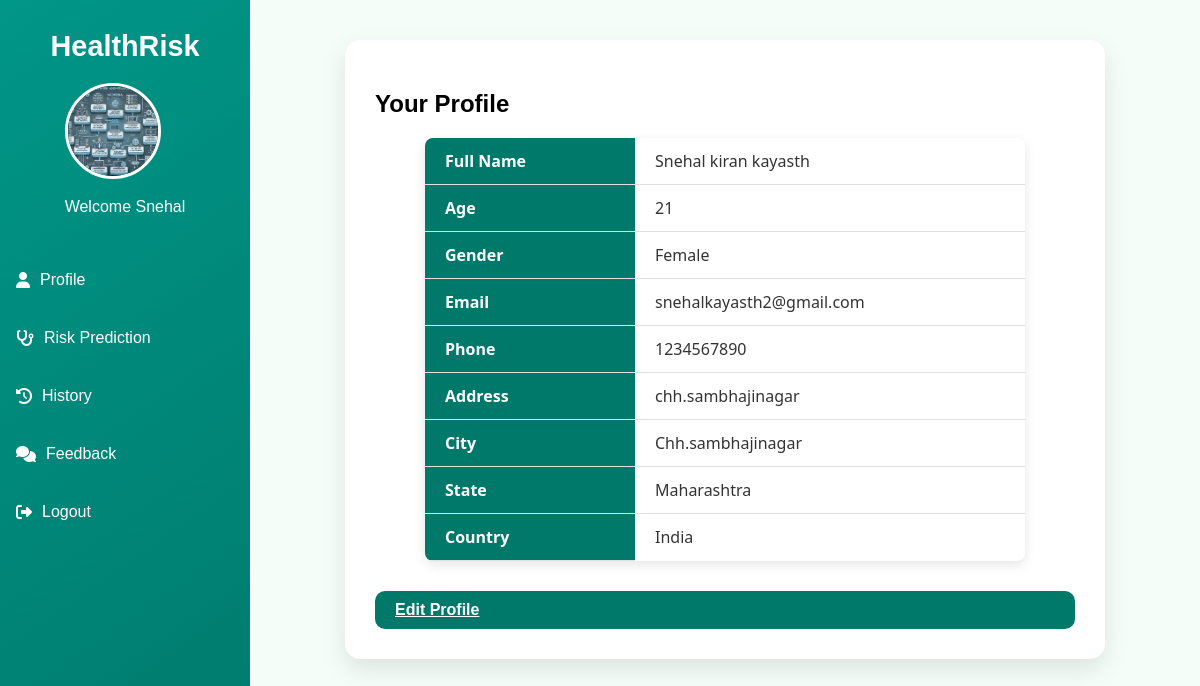
/profile (signed in), run on the app's committed database.
### tables this page shows
CREATE TABLE user_profiles (
    username TEXT PRIMARY KEY,
    full_name TEXT,
    age INTEGER,
    gender TEXT,
    email TEXT,
    phone TEXT,
    address TEXT,
    city TEXT,
    state TEXT,
    country TEXT,
    photo TEXT
);

### app.py (the view)
@app.route('/profile')
def profile():
    if 'user' not in session:
        return redirect(url_for('landing'))
    conn = sqlite3.connect('users.db')
    conn.row_factory = sqlite3.Row
    c = conn.cursor()
    c.execute("SELECT * FROM user_profiles WHERE username = ?", (session['user'],))
    row = c.fetchone()
    conn.close()
    return render_template('profile.html', profile_data=dict(row) if row else None, show_form=request.args.get('edit') == '1')

### templates/Profile.html (shortened to what this page needs)
<!DOCTYPE html>
<html lang="en">
<head>
  <link rel="stylesheet" href="https://cdnjs.cloudflare.com/ajax/libs/font-awesome/6.5.0/css/all.min.css">
</head>
<body>
<div class="container">
  <div class="sidebar">
    <div class="logo">HealthRisk</div>
    <div class="profile">
      {% set photo_path = url_for('static', filename='uploads/' + (profile_data['photo'] if profile_data and profile_data['photo'] else 'default.png')) %}
      <img src="{{ photo_path }}" alt="Profile" />
      <p>Welcome {{ session['user'] }}</p>
    </div>
    <div class="menu">
      <a href="/profile"><i class="fas fa-user"></i> Profile</a>
      <a href="/home"><i class="fas fa-stethoscope"></i> Risk Prediction</a>
      <a href="/history"><i class="fas fa-history"></i> History</a>
      <a href="/feedback"><i class="fas fa-comments"></i> Feedback</a>
      <a href="/logout"><i class="fas fa-sign-out-alt"></i> Logout</a>
    </div>
  </div>
 {% set has_profile = profile_data is defined and profile_data %}
<div class="main-content">
  <div class="form-container">
    {% if has_profile and not show_form %}
      <h2>Your Profile</h2>
      <table class="profile-table">
        <tbody>
          <tr><th>Full Name</th><td>{{ profile_data['full_name'] }}</td></tr>
          <tr><th>Age</th><td>{{ profile_data['age'] }}</td></tr>
          <tr><th>Gender</th><td>{{ profile_data['gender'] }}</td></tr>
          <tr><th>Email</th><td>{{ profile_data['email'] }}</td></tr>
          <tr><th>Phone</th><td>{{ profile_data['phone'] }}</td></tr>
          <tr><th>Address</th><td>{{ profile_data['address'] }}</td></tr>
          <tr><th>City</th><td>{{ profile_data['city'] }}</td></tr>
          <tr><th>State</th><td>{{ profile_data['state'] }}</td></tr>
          <tr><th>Country</th><td>{{ profile_data['country'] }}</td></tr>
        </tbody>
      </table>
      <a href="/profile?edit=1" class="btn">Edit Profile</a>
    {% endif %}
  </div>
</div>

### templates/Profile.html (style rules this page uses)
:root { --bg-light: #f4fdf8; --primary: #009688; --accent: #00796b; --card-light: #ffffff; }
body { margin: 0; font-family: 'Poppins', sans-serif; background: var(--bg-light); }
.container { display: flex; }
.sidebar { width: 250px; height: 100vh; background: linear-gradient(145deg, var(--primary), var(--accent)); color: white; display: flex; flex-direction: column; align-items: center; padding-top: 30px; position: fixed; z-index: 100; }
.logo { font-size: 1.8rem; font-weight: bold; margin-bottom: 20px; }
.profile img { width: 90px; height: 90px; border-radius: 50%; margin-bottom: 10px; border: 3px solid white; }
.profile p { margin: 5px 0; font-size: 1rem; }
.menu { display: flex; flex-direction: column; width: 100%; margin-top: 30px; padding: 0 20px; }
.menu a { text-decoration: none; color: white; font-weight: 500; margin: 12px 0; display: flex; align-items: center; gap: 10px; padding: 8px 16px; border-radius: 8px; transition: 0.3s ease; }
.main-content { margin-left: 250px; padding: 40px 20px; flex: 1; }
.form-container { max-width: 700px; margin: auto; background: var(--card-light); padding: 30px; border-radius: 15px; box-shadow: 0 10px 25px rgba(0,0,0,0.1); }
.btn { padding: 10px 20px; background: var(--accent); color: white; border: none; border-radius: 10px; font-weight: bold; cursor: pointer; transition: 0.3s ease; display: block; margin: 20px auto 0; }
.profile-table { width: 100%; max-width: 600px; margin: 0 auto 30px; border-collapse: collapse; font-family: 'Segoe UI', Tahoma, Geneva, Verdana, sans-serif; background: #fff; box-shadow: 0 4px 12px rgba(0,0,0,0.1); border-radius: 8px; overflow: hidden; }
.profile-table th, .profile-table td { padding: 12px 20px; text-align: left; border-bottom: 1px solid #e0e0e0; user-select: none; }
.profile-table th { background-color: #00796b; color: #fff; font-weight: 600; width: 35%; white-space: nowrap; }
.profile-table td { color: #333; font-weight: 500; }
.profile-table tr:last-child td { border-bottom: none; }

### data on the page
user_profiles: user "Snehal", full_name "Snehal kiran kayasth", age "21", gender "Female", email "snehalkayasth2@gmail.com", phone "1234567890", address "chh.sambhajinagar", city "Chh.sambhajinagar", state "Maharashtra", country "India"
